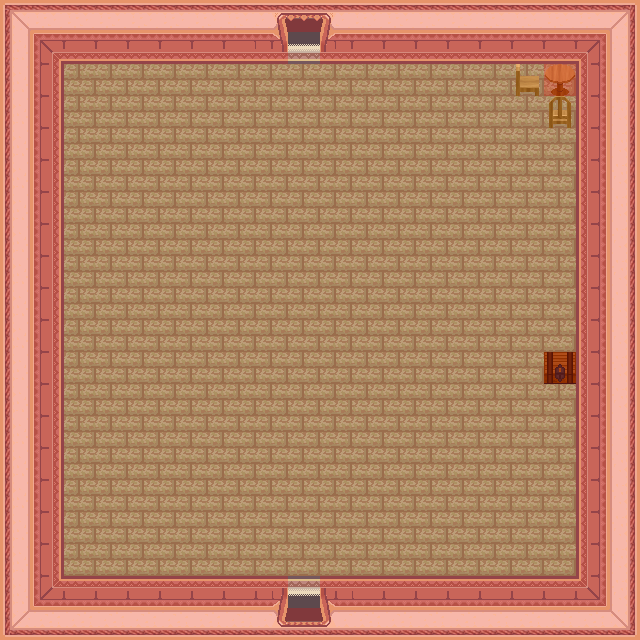

This is a level from a 2D game, rendered from its Tiled map with the project's own tilesets. A one-line summary and the map file follow, with tile-layer data summarised:
An orthogonal 20x20 tile map with 32x32 px tiles, 3 tile layers (0_floor, 1_terrain, collision), 5 hidden layers not drawn, 15 tilesets.

<map version="1.0" orientation="orthogonal" width="20" height="20" tilewidth="32" tileheight="32">
 <tileset firstgid="1" name="../../tileset/building/wall/int_wall_pale.png" tilewidth="32" tileheight="32">
  <image source="../../tileset/building/wall/int_wall_pale.png" trans="ff00ff" />
 </tileset>
 <tileset firstgid="17" name="../../tileset/building/wall/int_wall_purple.png" tilewidth="32" tileheight="32">
  <image source="../../tileset/building/wall/int_wall_purple.png" trans="ff00ff" />
 </tileset>
 <tileset firstgid="37" name="../../tileset/furniture/carpet/carpets_2.png" tilewidth="32" tileheight="32">
  <image source="../../tileset/furniture/carpet/carpets_2.png" trans="ff00ff" />
 </tileset>
 <tileset firstgid="49" name="../../tileset/building/entrance/pale_red_ns.png" tilewidth="32" tileheight="32">
  <image source="../../tileset/building/entrance/pale_red_ns.png" trans="ff00ff" />
 </tileset>
 <tileset firstgid="85" name="../../tileset/furniture/table/grey_plain.png" tilewidth="32" tileheight="32">
  <image source="../../tileset/furniture/table/grey_plain.png" />
 </tileset>
 <tileset firstgid="94" name="../../tileset/building/fence/fence_wooden.png" tilewidth="32" tileheight="32">
  <image source="../../tileset/building/fence/fence_wooden.png" />
 </tileset>
 <tileset firstgid="103" name="../../tileset/furniture/table/long_front_on.png" tilewidth="32" tileheight="32">
  <image source="../../tileset/furniture/table/long_front_on.png" />
 </tileset>
 <tileset firstgid="106" name="../../tileset/furniture/chair/wooden_pale.png" tilewidth="32" tileheight="32">
  <image source="../../tileset/furniture/chair/wooden_pale.png" />
 </tileset>
 <tileset firstgid="110" name="../../tileset/furniture/table/wooden_pale.png" tilewidth="32" tileheight="32">
  <image source="../../tileset/furniture/table/wooden_pale.png" />
 </tileset>
 <tileset firstgid="111" name="../../tileset/item/chest/small.png" tilewidth="32" tileheight="32">
  <image source="../../tileset/item/chest/small.png" trans="ff00ff" />
 </tileset>
 <tileset firstgid="113" name="../../tileset/building/window/painted.png" tilewidth="32" tileheight="32">
  <image source="../../tileset/building/window/painted.png" />
 </tileset>
 <tileset firstgid="114" name="../../tileset/furniture/picture/small.png" tilewidth="32" tileheight="32">
  <image source="../../tileset/furniture/picture/small.png" />
 </tileset>
 <tileset firstgid="117" name="../../tileset/item/documents/book.png" tilewidth="32" tileheight="32">
  <image source="../../tileset/item/documents/book.png" />
 </tileset>
 <tileset firstgid="121" name="../../tileset/logic/collision.png" tilewidth="32" tileheight="32">
  <image source="../../tileset/logic/collision.png" />
 </tileset>
 <tileset firstgid="122" name="../../tileset/logic/protection.png" tilewidth="32" tileheight="32">
  <image source="../../tileset/logic/protection.png" />
 </tileset>
 <layer name="0_floor" width="20" height="20">
  <data>[400 cells, 400 non-empty, 17 distinct tile ids]</data>
 </layer>
 <layer name="1_terrain" width="20" height="20">
  <data>[400 cells, 17 non-empty, 17 distinct tile ids]</data>
 </layer>
 <layer name="2_object" width="20" height="20" visible="0">
  <data>[400 cells, 3 non-empty, 3 distinct tile ids]</data>
 </layer>
 <layer name="3_roof" width="20" height="20" visible="0">
  <data>[400 cells, 0 non-empty, 0 distinct tile ids]</data>
 </layer>
 <layer name="4_roof_add" width="20" height="20" visible="0">
  <data>[400 cells, 0 non-empty, 0 distinct tile ids]</data>
 </layer>
 <layer name="objects" width="20" height="20" visible="0">
  <data>[400 cells, 0 non-empty, 0 distinct tile ids]</data>
 </layer>
 <layer name="collision" width="20" height="20" opacity="0.22">
  <data>[400 cells, 144 non-empty, 1 distinct tile ids]</data>
 </layer>
 <layer name="protection" width="20" height="20" visible="0" opacity="0.2">
  <data>[400 cells, 400 non-empty, 1 distinct tile ids]</data>
 </layer>
</map>
